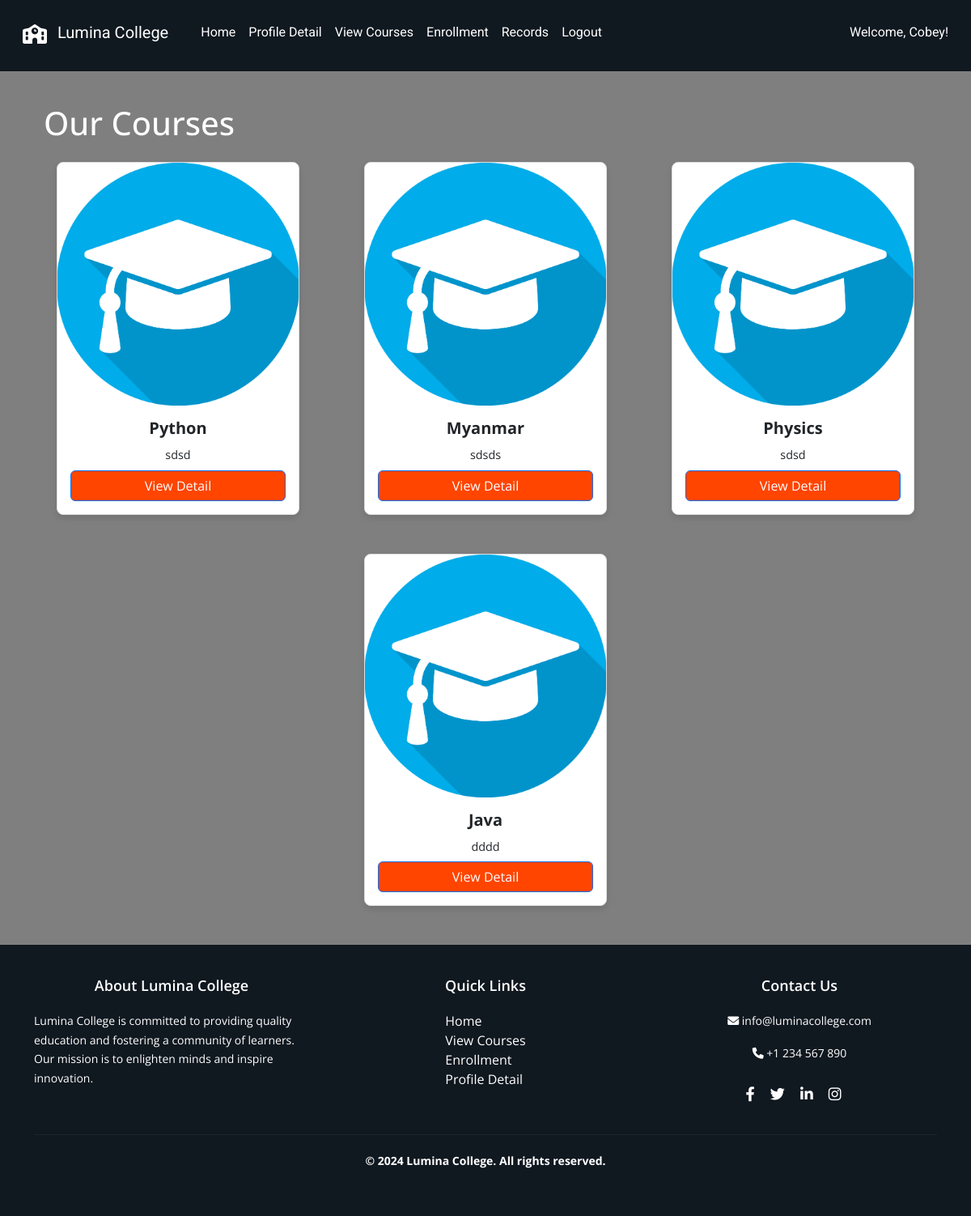
The app's page /student/courses (signed in) with its own data.
### tables this page shows
CREATE TABLE "course" (
    "id" INTEGER PRIMARY KEY AUTOINCREMENT,
    "name" TEXT NOT NULL,
    "image" TEXT NOT NULL,
    "description" TEXT NOT NULL,
    "credits" INTEGER NOT NULL,
    "lecturer" TEXT NOT NULL
);

### app.py (the view)
@app.route('/student/courses')
def view_courses():
    if 'username' not in session or session.get('user_type') != 'student':
        return redirect(url_for('student_login'))
    username = session.get('username')
    try:
        courses = query_db("SELECT id,name, image, description FROM course")
    except Exception as e:
        print(traceback.format_exc())
        courses = []
    return render_template('student/courses.html', courses=courses, username=username)

### dbcontroller.py (called while the page is built)
def get_db_connection():
    return sqlite3.connect(DATABASE)

def query_db(query, args=(), one=False):
    con = get_db_connection()
    with closing(con.cursor()) as cur:
        cur.execute(query, args)
        rv = cur.fetchall()
        if one:
            return rv[0] if rv else None
        return rv

### templates/student/courses.html
{% extends "/student/layout.html" %} {% block content %}
<link rel="stylesheet" href="/static/css/student/courses.css" />
<div class="container mt-4">
  <h1 class="coursetitle mb-4">Our Courses</h1>
  <div class="row">
    {% if courses %} {% for course in courses %}
    <div class="col-md-4 mb-4">
      <div class="card">
        <img
          src="{{ url_for('static', filename='images/courses/' ~ course[2]) }}"
          class="card-img-top course-img"
          alt="Course Image"
        />
        <div class="card-body">
          <h5 class="card-title">{{ course[1]}}</h5>
          <p class="card-text">{{ course[3] }}</p>
          <a
            href="{{ url_for('course_detail', course_id=course[0]) }}"
            class="btn btn-primary"
            >View Detail</a
          >
        </div>
      </div>
    </div>
    {% endfor %} {% else %}
    <p>No courses available.</p>
    {% endif %}
  </div>
</div>
{% endblock %}

### static/css/student/layout.css (style rules this page uses)
html, body { height: 100%; margin: 0; font-family: "Open Sans", sans-serif; }
body { display: flex; flex-direction: column; }
.container { flex: 1; }
.btn-primary { background-color: #ff4500; color: #ffffff; }
body { background-color: #f0f8ff; }

### static/css/student/courses.css (style rules this page uses)
.card { display: flex; flex-direction: column; width: 300px; height: 100%; border: 1px solid #ddd; border-radius: 8px; overflow: hidden; box-shadow: 0 4px 8px rgba(0, 0, 0, 0.1); }
.coursetitle { color: white; position: relative; }
.card-img-top { width: 100%; height: 300px; object-fit: cover; object-position: center; }
.card-body { padding: 1rem; flex-grow: 1; display: flex; flex-direction: column; justify-content: space-between; text-align: center; }
.card-title { font-size: 1.25rem; font-weight: bold; margin-bottom: 10px; }
.card-text { font-size: 0.9rem; margin-bottom: 0.5rem; }
body { position: relative; background: url("/static/images/theme/background.jpg") no-repeat center center fixed; background-size: cover; }
body::before { content: ""; position: fixed; top: 0; left: 0; width: 100%; height: 100%; background-color: rgba(0, 0, 0, 0.5); z-index: 0; pointer-events: none; }
.row { display: flex; flex-wrap: wrap; gap: 1.5rem; }
.col-md-4 { display: flex; flex-direction: column; align-items: center; flex: 1 0 30%; }
.mb-4 { margin-bottom: 1.5rem !important; }

### records on screen
course: image (picture), name "Python", description "sdsd"
course: image (picture), name "Myanmar", description "sdsds"
course: image (picture), name "Physics", description "sdsd"
course: image (picture), name "Java", description "dddd"

### other values on screen
{{ username }} "Cobey"
